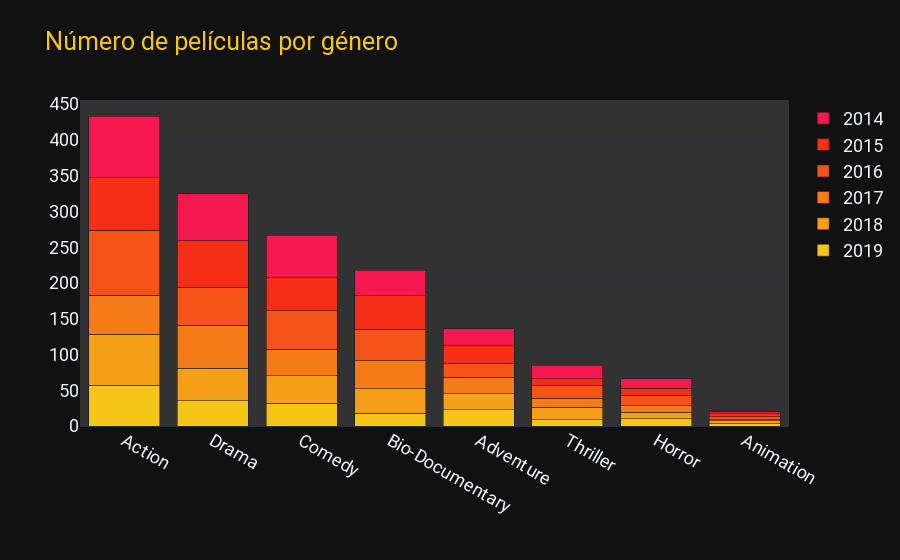

Notebook code for this chart:
### Code cell
# plotly
# import plotly.plotly as py
from plotly.offline import init_notebook_mode, iplot, plot
import plotly as py
init_notebook_mode(connected=True)
import plotly.graph_objs as go

from plotly import tools
import matplotlib.pyplot as plt


# Preparing data
x = genres_by_year.index

trace1 = {
    'x': x,
    'y': genres_by_year[2014],
    'name': '2014',
    'type': 'bar',
    'marker': {'color': '#F5184F'}
}


trace2 = {
    'x': x,
    'y': genres_by_year[2015],
    'name': '2015',
    'type': 'bar',
    'marker': {'color': '#F52E18'}
}


trace3 = {
    'x': x,
    'y': genres_by_year[2016],
    'name': '2016',
    'type': 'bar',
    'marker': {'color': '#F55418'}
}

trace4 = {
    'x': x,
    'y': genres_by_year[2017],
    'name': '2017',
    'type': 'bar',
    'marker': {'color': '#F57A18'}
    
}

trace5 = {
    'x': x,
    'y': genres_by_year[2018],
    'name': '2018',
    'type': 'bar',
    'marker': {'color': '#F59F18'}
}

trace6 = {
    'x': x,
    'y': genres_by_year[2019],
    'name': '2019',
    'type': 'bar',
    'marker': {'color': '#F5C518'}   ## Colores 2019-2014: '#F5184F', '#F52E18', '#F55418', '#F57A18', '#F59F18', '#F5C518'
}


data = [trace6, trace5, trace4, trace3, trace2, trace1]


layout = {'xaxis': {'title': ''},
          'font': {'family':"Roboto", 'size':18},
          'title_font_family': 'Roboto',
          'title_font_color':'#F5C518',
          'height': 600,
          'barmode': 'stack',
          'title': 'Número de películas por género',
          'template' : "plotly_dark",
          'plot_bgcolor':'rgba(50,50,50,1)'
         }


fig = go.Figure(data = data, layout = layout)
iplot(fig)

### Figure 1 — Plotly figure (JSON) as saved in the notebook; plotly's stock layout.template omitted (floating-point values rounded to 4 significant figures)
{"data": [{"marker": {"color": "#F5C518"}, "name": "2019", "type": "bar", "x": ["Action", "Drama", "Comedy", "Bio-Documentary", "Adventure", "Thriller", "Horror", "Animation"], "y": [57, 35, 32, 18, 23, 9, 10, 3]}, {"marker": {"color": "#F59F18"}, "name": "2018", "type": "bar", "x": ["Action", "Drama", "Comedy", "Bio-Documentary", "Adventure", "Thriller", "Horror", "Animation"], "y": [71, 46, 38, 34, 22, 17, 9, 4]}, {"marker": {"color": "#F57A18"}, "name": "2017", "type": "bar", "x": ["Action", "Drama", "Comedy", "Bio-Documentary", "Adventure", "Thriller", "Horror", "Animation"], "y": [55, 60, 37, 39, 23, 13, 9, 2]}, {"marker": {"color": "#F55418"}, "name": "2016", "type": "bar", "x": ["Action", "Drama", "Comedy", "Bio-Documentary", "Adventure", "Thriller", "Horror", "Animation"], "y": [91, 52, 54, 44, 20, 17, 14, 4]}, {"marker": {"color": "#F52E18"}, "name": "2015", "type": "bar", "x": ["Action", "Drama", "Comedy", "Bio-Documentary", "Adventure", "Thriller", "Horror", "Animation"], "y": [73, 66, 47, 47, 25, 10, 11, 5]}, {"marker": {"color": "#F5184F"}, "name": "2014", "type": "bar", "x": ["Action", "Drama", "Comedy", "Bio-Documentary", "Adventure", "Thriller", "Horror", "Animation"], "y": [86, 66, 59, 36, 23, 19, 13, 2]}], "layout": {"autosize": true, "barmode": "stack", "font": {"family": "Roboto", "size": 18}, "plot_bgcolor": "rgba(50,50,50,1)", "title": {"font": {"color": "#F5C518", "family": "Roboto"}, "text": "Número de películas por género"}, "xaxis": {"autorange": true, "range": [-0.5, 7.5], "title": {"text": ""}, "type": "category"}, "yaxis": {"autorange": true, "range": [0, 455.8], "type": "linear"}}}
